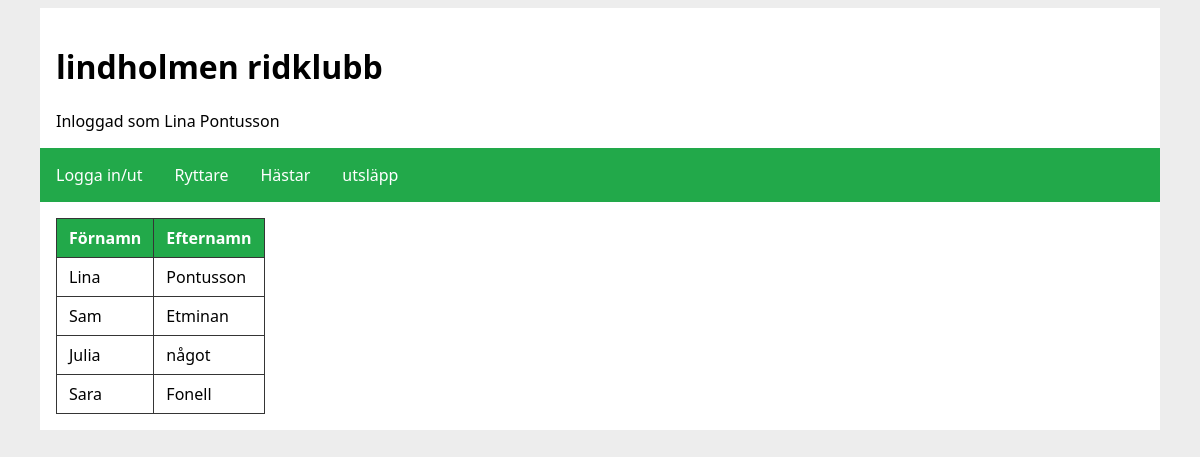
Page /public_html/Projekt/Ryttare.php (signed in) on the earlier database version.
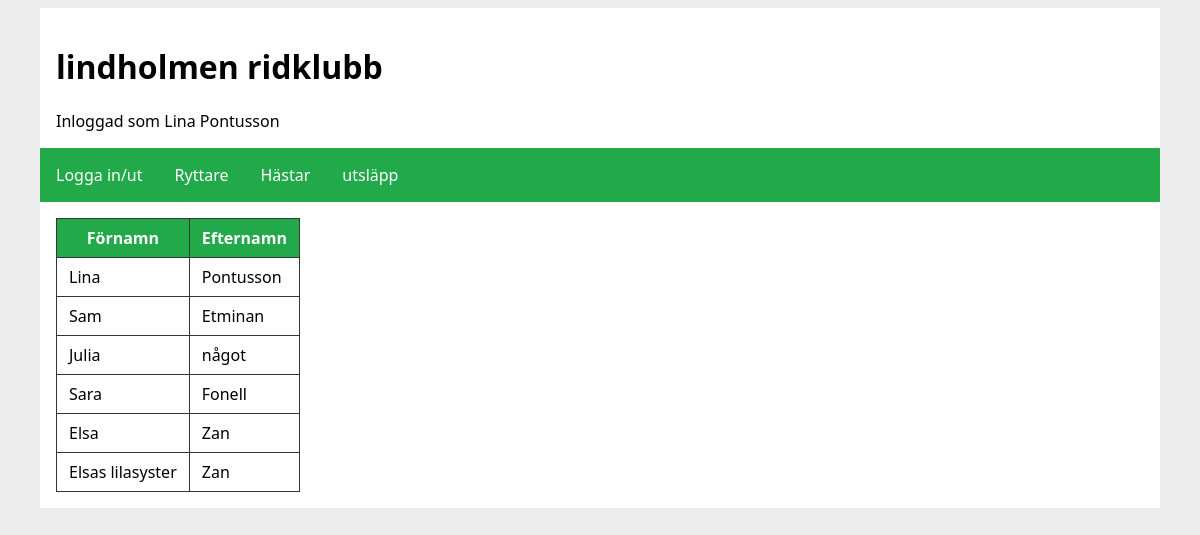
Same page on the later database version.
### tables this page shows
CREATE TABLE Ryttare (Ryttarid INTEGER PRIMARY KEY, Namn TEXT NOT NULL, Efternamn TEXT NOT NULL, username TEXT UNIQUE, password TEXT, Hästid INTEGER REFERENCES Hästar (Hästid));

### slutprojekt-config.php (called while the page is built)
<?php
$siteUrl = "http://localhost:3000/public_html/Projekt/";

### slutprojekt-app.php (called while the page is built, shortened)
<?php
$dsn = "sqlite:" . __DIR__ . "/Slutprojekt.db";
try {
    $pdo = new PDO($dsn);
    $pdo->setAttribute(PDO::ATTR_ERRMODE, PDO::ERRMODE_EXCEPTION);
} catch (PDOException $e) {
    echo "Failed to connect to the database using DSN:<br>'$dsn'<br>" . $e->getMessage();
    exit();
}
function h($text) {
    return htmlspecialchars($text);
}
require_once(__DIR__ . "/slutprojekt-config.php");
if (isset($_SESSION["Ryttarid"])){
$getRyttarStmt = $pdo->prepare("SELECT * FROM Ryttare WHERE Ryttarid = :Ryttarid");
$getRyttarStmt->execute(["Ryttarid" => $_SESSION["Ryttarid"]]);
$Ryttare = $getRyttarStmt->fetch(PDO::FETCH_ASSOC);
}

### public_html/Projekt/Ryttare.php (the view)
<?php
require_once('../../slutprojekt-app.php');
require($includeDir . "/header.php");
$stmt = $pdo-> prepare("SELECT * FROM Ryttare");
$stmt->execute();
$result = $stmt->fetchAll(PDO::FETCH_ASSOC);
?>
<main>
<?php if (isset($_SESSION["Ryttarid"])) : ?>
<table>
        <tr>
            <th>Förnamn</th>
            <th>Efternamn</th>
        </tr>
        <?php foreach ($result as $key => $value) : ?>
        <tr>
            <td><?=h($value['Namn']) ?></td>
            <td><?= h($value['Efternamn']) ?></td>
        </tr>
        <?php endforeach?>
    </table>
<?php endif ?>
</main>

### slutprojekt-includes/header.php (shortened to what this page needs)
<!DOCTYPE html>
<html lang="en">
<head>
    <link rel="stylesheet" href="<?= $siteUrl ?>style.css">
</head>
<body>
<header>
    <h1>lindholmen ridklubb</h1>
    <?php
    if(isset($_SESSION["Ryttarid"])){
        echo "<div>Inloggad som " . $Ryttare["Namn"] . " " . $Ryttare["Efternamn"] . "</div>";
    } ?>
</header>
<nav>
    <a href="<?= $siteUrl ?>index.php">Logga in/ut</a>
    <a href="<?= $siteUrl ?>Ryttare.php">Ryttare</a>
    <a href="<?= $siteUrl ?>Hästar.php">Hästar</a>
    <a href="<?= $siteUrl ?>utsläpp.php">utsläpp</a>
</nav>

### public_html/Projekt/style.css (style rules this page uses)
* { box-sizing: border-box; }
:root { --site-width: 70rem; }
body { background-color: rgb(237, 237, 237); font-family: system-ui, -apple-system, BlinkMacSystemFont, 'Segoe UI', Roboto, Oxygen, Ubuntu, Cantarell, 'Open Sans', 'Helvetica Neue', sans-serif; }
header, main, footer { max-width: var(--site-width); margin: auto; background-color: white; padding: 1rem; }
nav { max-width: var(--site-width); margin: auto; background-color: rgb(34, 169, 74); display: flex; }
nav a { text-decoration: none; color: white; padding: 1rem; }
table { border-spacing: 0; border-collapse: collapse; }
td, th { border: solid 1px rgb(53, 53, 53); padding: 0.5rem 0.75rem; }
th { background-color: rgb(34, 169, 74); color: white; }

Differences in the rows shown:
added ryttare: Namn "Elsa", Efternamn "Zan"
added ryttare: Namn "Elsas lilasyster", Efternamn "Zan"
